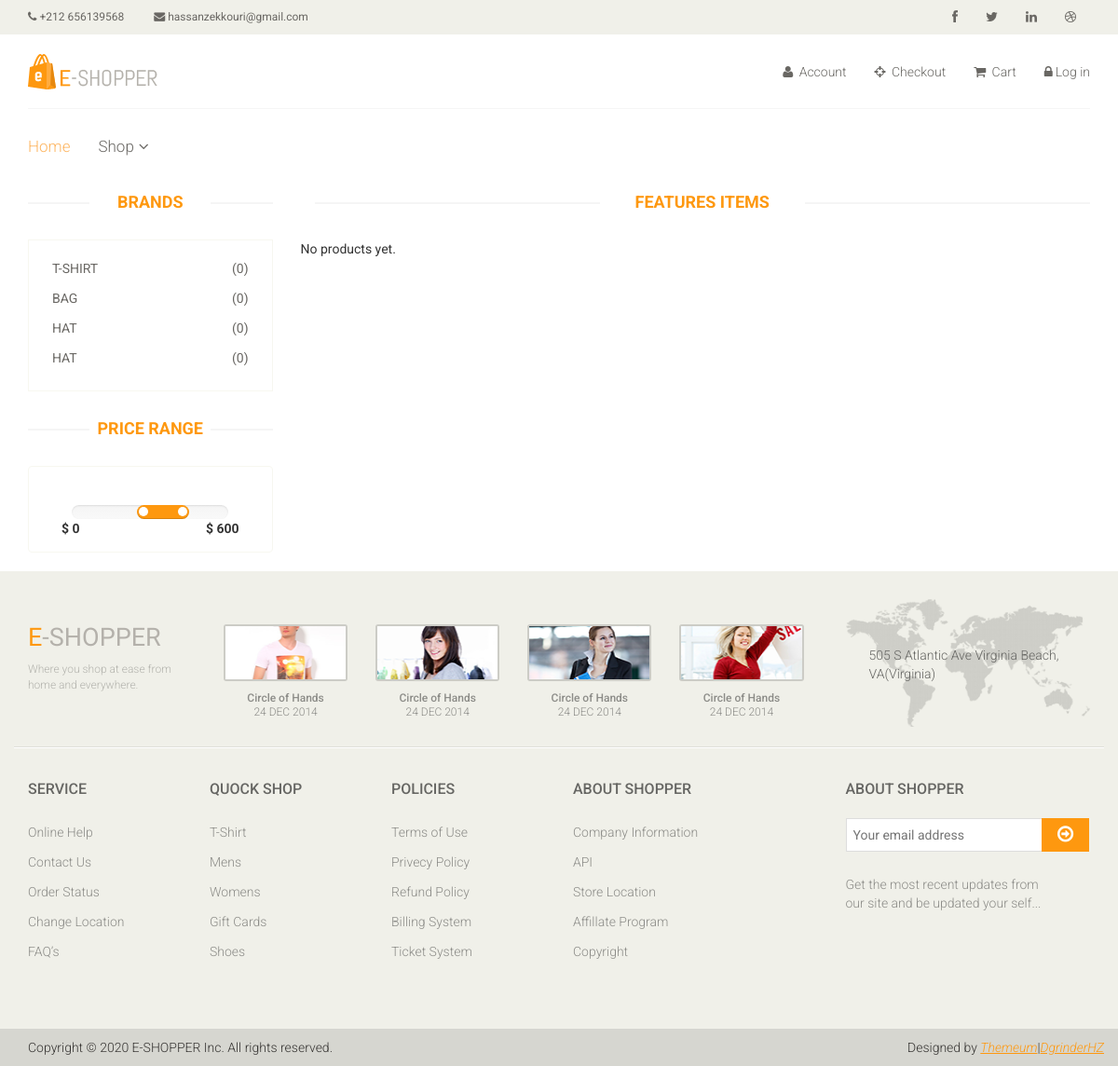
Page /products/category/2 on the earlier database version.
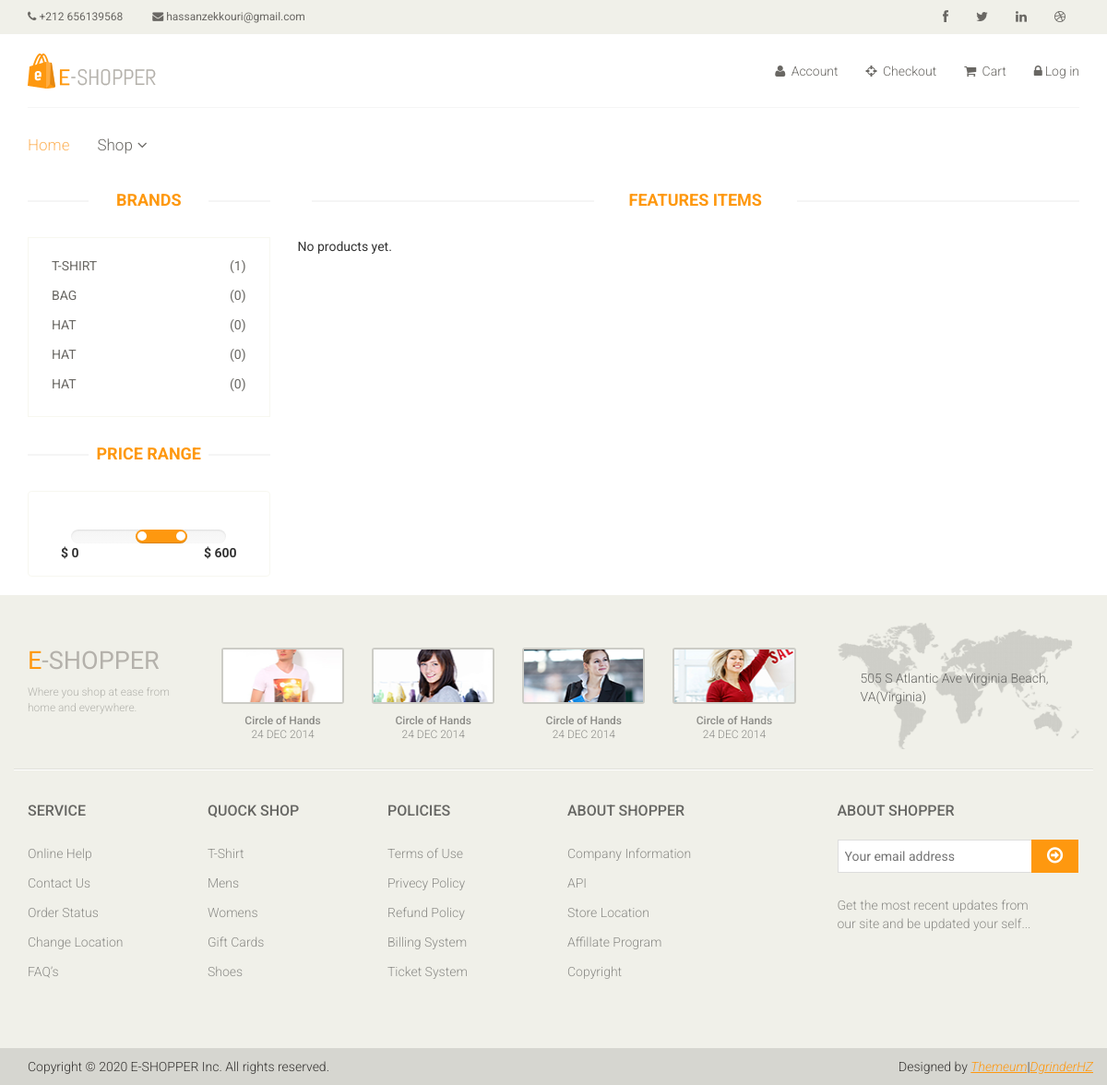
Same page on the later database version.
### categories/models.py (models this page shows, shortened)
class Category(models.Model):
    title = models.CharField(max_length=100)
    products_count = models.PositiveIntegerField(default=0)

### products/views.py (the view)
# urls.py: path('products/category/<int:category_id>', products_list_by_category, name='products_by_category'),
def products_list_by_category(request, category_id):
    products = Product.objects.filter(category_id=category_id)[:6]
    categories = Category.objects.all()[:7]
    params = {'products': products, 'categories': categories}
    return render(request, 'categories/products-list-by-cat.html', params)

### templates/categories/products-list-by-cat.html (shortened to what this page needs)
{% extends 'base.html' %}
{% load static %}
{% block content %}
<section>
    <div class="container">
        <div class="row">
            <div class="col-sm-3">
                <div class="left-sidebar">
                    <div class="brands_products">
                        <h2>Brands</h2>
                        <div class="brands-name">
                            <ul class="nav nav-pills nav-stacked">
                                {% for c in categories %}
                                <li><a href="{% url 'products_by_category' category_id=c.id %}"><span class="pull-right">({{c.products_count}})</span>{{c.title}}</a></li>
                                {% endfor %}
                            </ul>
                        </div>
                    </div>
                    <div class="price-range">
                        <h2>Price Range</h2>
                        <div class="well text-center">
                                data-slider-step="5" data-slider-value="[250,450]" id="sl2"><br />
                            <b class="pull-left">$ 0</b> <b class="pull-right">$ 600</b>
                        </div>
                    </div>
                </div>
            </div>
            <div class="col-sm-9 padding-right">
                <div class="features_items">
                    <h2 class="title text-center">Features Items</h2>
                    {% for product in products %}
                    <div class="col-sm-4">
                        <div class="product-image-wrapper">
                            <div class="single-products">
                                <div class="productinfo text-center">
                                    <img src="{{product.image.url}}" alt="" />
                                    <h2>${{ product.price | floatformat:2 }}</h2>
                                    <p>{{ product.brand | capfirst }} {{ product.title | capfirst }}</p>
                                    <a href="{{product.get_absolute_url}}"
                                        class="btn btn-default add-to-cart">Details</a>
                                    <a href="{% url 'add_to_cart' product_id=product.id %}" class="btn btn-default add-to-cart"><i
                                            class="fa fa-shopping-cart"></i>Add to cart</a>
                                </div>
                                <div class="product-overlay">
                                    <div class="overlay-content">
                                        <h2>${{ product.price | floatformat:2 }}</h2>
                                        <p>{{ product.brand | capfirst }} {{ product.title | capfirst }}</p>
                                        <a href="{{product.get_absolute_url}}"
                                            class="btn btn-default add-to-cart">Details</a>
                                        <a href="{% url 'add_to_cart' product_id=product.id %}" class="btn btn-default add-to-cart"><i
                                                class="fa fa-shopping-cart"></i>Add to cart</a>
                                    </div>
                                </div>
                                <img src="{% static 'images/home/new.png' %}" class="new" alt="" />
                            </div>
                        </div>
                    </div>
                    {% empty %}
                    <p>No products yet.</p>
                    {% endfor %}
                </div>
            </div>
        </div>
    </div>
</section>
{% endblock %}

### templates/base.html (shortened to what this page needs)
{% load static %}
<!DOCTYPE html>
<html lang="en">
<head>
    <link href="{% static 'css/bootstrap.min.css' %}" rel="stylesheet">
    <link href="{% static 'css/font-awesome.min.css' %}" rel="stylesheet">
    <link href="{% static 'css/prettyPhoto.css' %}" rel="stylesheet">
    <link href="{% static 'css/price-range.css' %}" rel="stylesheet">
    <link href="{% static 'css/animate.css' %}" rel="stylesheet">
    <link href="{% static 'css/main.css' %}" rel="stylesheet">
    <link href="{% static 'css/responsive.css' %}" rel="stylesheet">
</head>
<body>
    <header id="header">
        <div class="header_top">
            <div class="container">
                <div class="row">
                    <div class="col-sm-6">
                        <div class="contactinfo">
                            <ul class="nav nav-pills">
                                <li><a href="#"><i class="fa fa-phone"></i> +212 656139568</a></li>
                                <li><a href="#"><i class="fa fa-envelope"></i> hassanzekkouri@gmail.com</a></li>
                            </ul>
                        </div>
                    </div>
                    <div class="col-sm-6">
                        <div class="social-icons pull-right">
                            <ul class="nav navbar-nav">
                                <li><a href="https://web.facebook.com/zeekzone" target="_blank"><i class="fa fa-facebook"></i></a></li>
                                <li><a href="https://twitter.com/zeek_zone" target="_blank"><i class="fa fa-twitter"></i></a></li>
                                <li><a href="https://www.linkedin.com/in/hassan-zekkouri-3b9393136/" target="_blank"><i class="fa fa-linkedin"></i></a></li>
                                <li><a href="https://dribbble.com/DgrinderHZ/shots" target="_blank"><i class="fa fa-dribbble"></i></a></li>
                            </ul>
                        </div>
                    </div>
                </div>
            </div>
        </div>
        <div class="header-middle">
            <div class="container">
                <div class="row">
                    <div class="col-sm-4">
                        <div class="logo pull-left">
                            <a href="{% url 'home' %}"><img src="{% static 'images/home/logo.png' %}" alt="" /></a>
                        </div>
                    </div>
                    <div class="col-sm-8">
                        <div class="shop-menu pull-right">
                            <ul class="nav navbar-nav">
                                <li><a href="{% url 'user_detail' %}"><i class="fa fa-user"></i> Account</a></li>
                                <li><a href="{% url 'order' %}"><i class="fa fa-crosshairs"></i> Checkout</a></li>
                                <li>
                                    <a href="{% url 'cart' %}">
                                        <i class="fa fa-shopping-cart"></i>
                                        Cart
                                    </a>
                                </li>
                                <li>
                                    {% if user.is_authenticated %}
                                    <p>Hi, {{ user.username }}</p>
                                    <a href="{% url 'logout' %}"><i class="fa fa-lock"></i>Log out</a>
                                    {% else  %}
                                    <a href="{% url 'login' %}"><i class="fa fa-lock"></i>Log in</a>
                                    {% endif %}
                                </li>
                            </ul>
                        </div>
                    </div>
                </div>
            </div>
        </div>
        <div class="header-bottom">
            <div class="container">
                <div class="row">
                    <div class="col-sm-9">
                        <div class="mainmenu pull-left">
                            <ul class="nav navbar-nav collapse navbar-collapse">
                                <li><a href="{% url 'home' %}" class="active">Home</a></li>
                                <li class="dropdown"><a href="#">Shop<i class="fa fa-angle-down"></i></a>
                                </li>
                            </ul>
                        </div>
                    </div>
                </div>
            </div>
        </div>
    </header>
    {% block content %}
    {% endblock %}
    <footer id="footer">
		<div class="footer-top">
			<div class="container">
				<div class="row">
					<div class="col-sm-2">
						<div class="companyinfo">
							<h2><span>e</span>-shopper</h2>
							<p>Where you shop at ease from home and everywhere.</p>
						</div>
					</div>
					<div class="col-sm-7">
						<div class="col-sm-3">
							<div class="video-gallery text-center">
								<a href="https://www.youtube.com/watch?v=r-9tRdQ_74Y" target="_blank">
									<div class="iframe-img">
										<img src="{% static 'images/home/iframe1.png' %}" alt="" />
									</div>
								</a>
								<p>Circle of Hands</p>
								<h2>24 DEC 2014</h2>
							</div>
						</div>
						<div class="col-sm-3">
							<div class="video-gallery text-center">
								<a href="https://www.youtube.com/watch?v=r-9tRdQ_74Y" target="_blank">
									<div class="iframe-img">
										<img src="{% static 'images/home/iframe2.png' %}" alt="" />
									</div>
								</a>
								<p>Circle of Hands</p>
								<h2>24 DEC 2014</h2>
							</div>
						</div>
						<div class="col-sm-3">
							<div class="video-gallery text-center">
								<a href="https://www.youtube.com/watch?v=r-9tRdQ_74Y" target="_blank">
									<div class="iframe-img">
										<img src="{% static 'images/home/iframe3.png' %}" alt="" />
									</div>
								</a>
								<p>Circle of Hands</p>
								<h2>24 DEC 2014</h2>
							</div>
						</div>
						<div class="col-sm-3">
							<div class="video-gallery text-center">
								<a href="https://www.youtube.com/watch?v=r-9tRdQ_74Y" target="_blank">
									<div class="iframe-img">
										<img src="{% static 'images/home/iframe4.png' %}" alt="" />
									</div>
								</a>
								<p>Circle of Hands</p>
								<h2>24 DEC 2014</h2>
							</div>
						</div>
					</div>
					<div class="col-sm-3">
						<div class="address">
							<img src="{% static 'images/home/map.png' %}" alt="" />
							<p>505 S Atlantic Ave Virginia Beach, VA(Virginia)</p>
						</div>
					</div>
				</div>
			</div>
		</div>
		<div class="footer-widget">
			<div class="container">
				<div class="row">
					<div class="col-sm-2">
						<div class="single-widget">
							<h2>Service</h2>
							<ul class="nav nav-pills nav-stacked">
								<li><a href="#">Online Help</a></li>
								<li><a href="#">Contact Us</a></li>
								<li><a href="#">Order Status</a></li>
								<li><a href="#">Change Location</a></li>
								<li><a href="#">FAQ’s</a></li>
							</ul>
						</div>
					</div>
					<div class="col-sm-2">
						<div class="single-widget">
							<h2>Quock Shop</h2>
							<ul class="nav nav-pills nav-stacked">
								<li><a href="#">T-Shirt</a></li>
								<li><a href="#">Mens</a></li>
								<li><a href="#">Womens</a></li>
								<li><a href="#">Gift Cards</a></li>
								<li><a href="#">Shoes</a></li>
							</ul>
						</div>
					</div>
					<div class="col-sm-2">
						<div class="single-widget">
							<h2>Policies</h2>
							<ul class="nav nav-pills nav-stacked">
								<li><a href="#">Terms of Use</a></li>
								<li><a href="#">Privecy Policy</a></li>
								<li><a href="#">Refund Policy</a></li>
								<li><a href="#">Billing System</a></li>
								<li><a href="#">Ticket System</a></li>
							</ul>
						</div>
					</div>
					<div class="col-sm-2">
						<div class="single-widget">
							<h2>About Shopper</h2>
							<ul class="nav nav-pills nav-stacked">
								<li><a href="#">Company Information</a></li>
								<li><a href="{% url 'api' %}">API</a></li>
								<li><a href="#">Store Location</a></li>
								<li><a href="#">Affillate Program</a></li>
								<li><a href="#">Copyright</a></li>
							</ul>
						</div>
					</div>
					<div class="col-sm-3 col-sm-offset-1">
						<div class="single-widget">
							<h2>About Shopper</h2>
							<form action="#" class="searchform">
								<input type="text" placeholder="Your email address" />
								<button type="submit" class="btn btn-default"><i class="fa fa-arrow-circle-o-right"></i></button>
								<p>Get the most recent updates from <br />our site and be updated your self...</p>
							</form>
						</div>
					</div>
				</div>
			</div>
		</div>
		<div class="footer-bottom">
			<div class="container">
				<div class="row">
					<p class="pull-left">Copyright © 2020 E-SHOPPER Inc. All rights reserved.</p>
					<p class="pull-right">Designed by <span><a target="_blank" href="http://www.themeum.com">Themeum</a>|<a target="_blank" href="https://github.com/DgrinderHZ">DgrinderHZ</a></span></p>
				</div>
			</div>
		</div>
	</footer>
</body>
</html>
</html>

Differences in the rows shown:
changed Category "T-SHIRT": products_count "0" → "1"
added Category: products_count "0", title "HAT"
